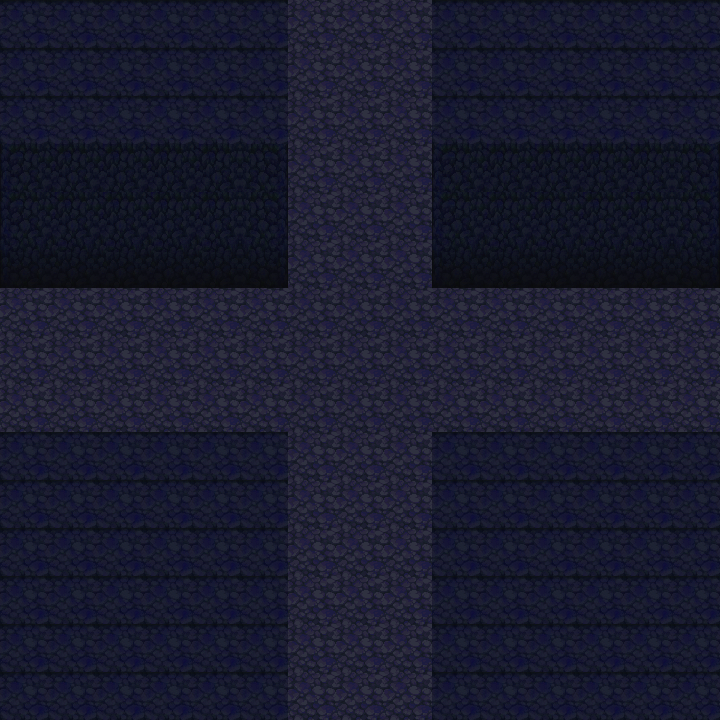

The image is a tile-based game level rendered from a .tmx file. Its description and complete source (layers, tilesets, objects, tile grids) follow:
An orthogonal 15x15 tile map with 48x48 px tiles, 1 tile layer (Tile Layer 1), 3 tilesets.

<map version="1.8" tiledversion="1.8.2" orientation="orthogonal" renderorder="right-down" width="15" height="15" tilewidth="48" tileheight="48" infinite="0" nextlayerid="2" nextobjectid="1">
 <tileset firstgid="1" source="MiniMap001_02.tsx" />
 <tileset firstgid="13" source="MiniMap001.tsx" />
 <tileset firstgid="14" source="MiniMap001_03.tsx" />
 <layer id="1" name="Tile Layer 1" width="15" height="15">
  <data encoding="csv">
2,2,2,2,2,2,13,13,13,2,2,2,2,2,2,
2,2,2,2,2,2,13,13,13,2,2,2,2,2,2,
2,2,2,2,2,2,13,13,13,2,2,2,2,2,2,
4,5,5,5,5,14,13,13,13,4,5,5,5,5,14,
4,5,5,5,5,14,13,13,13,4,5,5,5,5,14,
7,8,8,8,8,15,13,13,13,7,8,8,8,8,15,
13,13,13,13,13,13,13,13,13,13,13,13,13,13,13,
13,13,13,13,13,13,13,13,13,13,13,13,13,13,13,
13,13,13,13,13,13,13,13,13,13,13,13,13,13,13,
2,2,2,2,2,2,13,13,13,2,2,2,2,2,2,
2,2,2,2,2,2,13,13,13,2,2,2,2,2,2,
2,2,2,2,2,2,13,13,13,2,2,2,2,2,2,
2,2,2,2,2,2,13,13,13,2,2,2,2,2,2,
2,2,2,2,2,2,13,13,13,2,2,2,2,2,2,
2,2,2,2,2,2,13,13,13,2,2,2,2,2,2
</data>
 </layer>
</map>